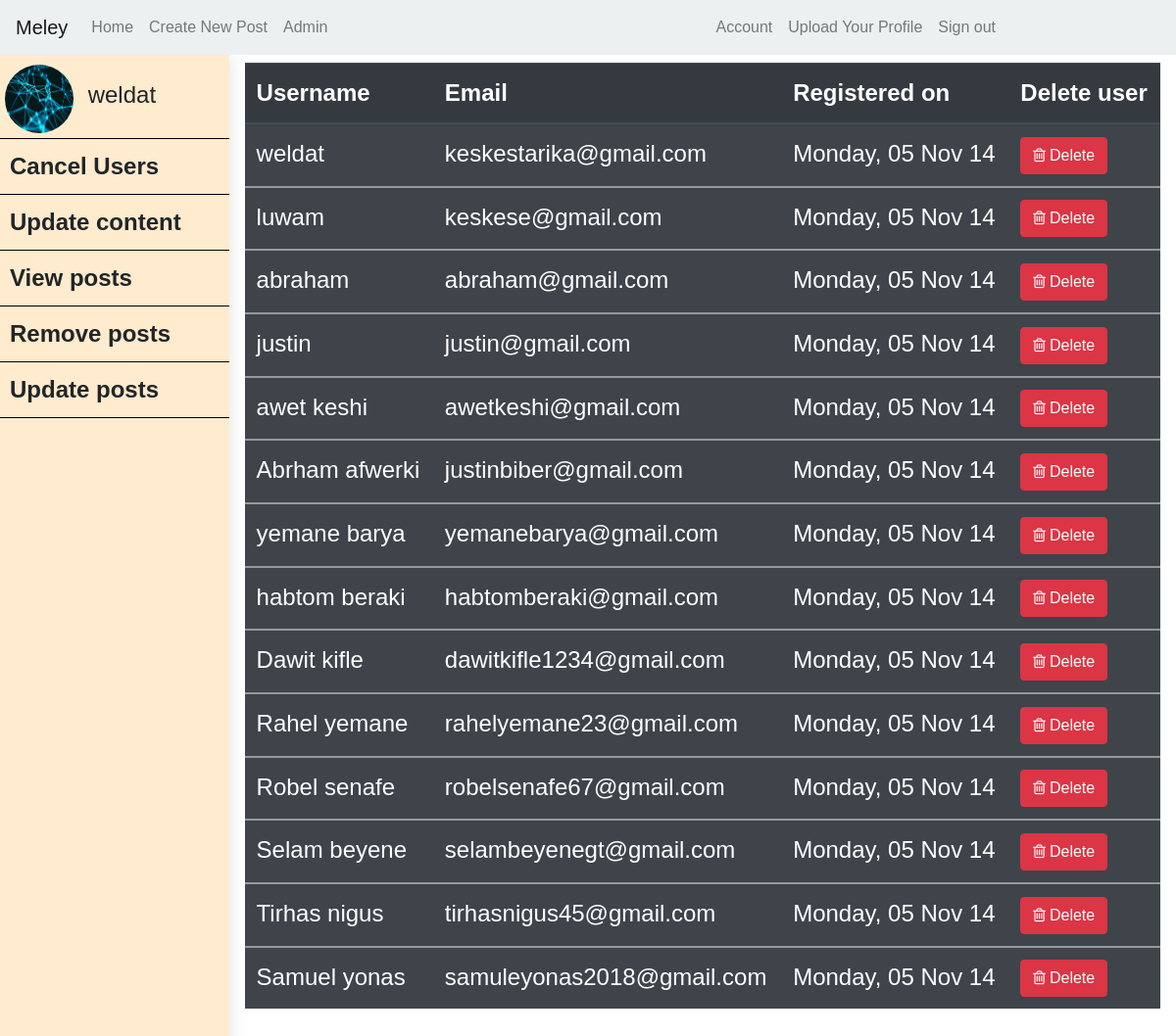
The page /admin (signed in) on the database its author committed.
### app/models.py (models this page shows, shortened)
class User(db.Model,UserMixin):
    id = db.Column(db.Integer, primary_key=True)
    username = db.Column(db.String(25), unique=True,index=True, nullable=False)
    email = db.Column(db.String(130), unique=True, index=True, nullable=False)
    password = db.Column(db.String(25), nullable=False)
    joined=db.Column(db.DateTime)
    status=db.Column(db.String(20), nullable=True)
    profile_img = db.Column(db.String(30), nullable=False, default='avatar.jpg')
    Usertype =db.Column(db.String(30) , nullable=True)
    last_time_seen=db.Column(db.DateTime)
    posts = db.relationship('Post', backref='author', cascade="all, delete-orphan",
    lazy=True)

### app/views.py (the view)
@app.route("/admin", methods=['GET', 'POST'])
@login_required
def admin():
    users=User.query.order_by(User.last_time_seen.desc()).all()
    return render_template('admin.html', title='admin_page', users=users)

### app/models.py (called while the page is built)
@login_manager.user_loader
def load_user(user_id):
    return User.query.get(int(user_id))

### app/templates/admin.html
{% extends "base.html" %}
{% block content %}
<div class="wrapper">
    <div class=" side_bar ">
        <div class="admin_image">
            <img class="side_profile rounded-circle" src="../static/img/avatar.jpg">
            <span>{{current_user.username}}</span>
        </div>
        <ul class="">
            <li href="#">Cancel Users</li>
            <li href="#">Update content</li>
            <li href="#">View posts</li>
            <li href="#">Remove posts</li>
            <li href="#">Update posts</li>
          </ul>
    </div>
    <div class=" main_bar">
        <table class="table table-striped table-responsive-md table-dark">
            <thead>
                <tr>
                  <th scope="col">Username</th>
                  <th scope="col">Email</th>
                  <th scope="col">Registered on</th>
                  <th scope="col">Delete user</th>
                </tr>
              </thead>
        {% for user in users %}
            <tbody>
              <tr>
                <td scope="row">{{user.username}}</td>
                <td>{{user.email}}</td>
                {% if user.last_time_seen %}
                <td>{{user.last_time_seen.strftime("%A, %d %b %y")}}</td>
                {%else%}
                 <td>Monday, 05 Nov 14</td>
                {%endif%}
                <td><a class="btn btn-danger"  href="{{url_for('cancel_users', user_id=user.id)}}"><i class="fa fa-trash-o mr-1" aria-hidden="true"></i>Delete</a></td>
              </tr>
            </tbody>
        {%endfor%}
    </table>
    </div>
</div>
{% endblock content %}

### app/static/style.css (style rules this page uses)
body { background-color: white; font-family: sans-serif; }
.side_profile { width: 70px; height: 70px; }
.wrapper { display: flex; min-height: calc(100vh - 56px); font-size: 1.5rem; }
.side_bar { flex: 2; background-color: blanchedalmond; box-shadow: 0px 0px 20px 1px rgba(0,0,0,0.1); }
.main_bar { flex: 8; overflow-y: scroll; padding: 0.5rem 1rem 3rem ; }
.admin_image { background-color: blanchedalmond; border-bottom: 1px solid black; }
.side_bar img { margin-top: 10px; margin-left: 5px; margin-bottom: 5px; }
.side_bar span { margin-left: 8px; }
.side_bar ul { padding-left: 0px; font-weight:600; }
.side_bar li { list-style: none; border-bottom: black 1px solid; margin-left: 0px; padding: 10px; }

### rows shown on the page
User: username "weldat", email "keskestarika@gmail.com", shows "Monday, 05 Nov 14"
User: username "luwam", email "keskese@gmail.com", shows "Monday, 05 Nov 14"
User: username "abraham", email "abraham@gmail.com", shows "Monday, 05 Nov 14"
User: username "justin", email "justin@gmail.com", shows "Monday, 05 Nov 14"
User: username "awet keshi", email "awetkeshi@gmail.com", shows "Monday, 05 Nov 14"
User: username "Abrham afwerki", email "justinbiber@gmail.com", shows "Monday, 05 Nov 14"
User: username "yemane barya", email "yemanebarya@gmail.com", shows "Monday, 05 Nov 14"
User: username "habtom beraki", email "habtomberaki@gmail.com", shows "Monday, 05 Nov 14"
User: username "Dawit kifle", email "dawitkifle1234@gmail.com", shows "Monday, 05 Nov 14"
User: username "Rahel yemane", email "rahelyemane23@gmail.com", shows "Monday, 05 Nov 14"
User: username "Robel senafe", email "robelsenafe67@gmail.com", shows "Monday, 05 Nov 14"
User: username "Selam beyene", email "selambeyenegt@gmail.com", shows "Monday, 05 Nov 14"
User: username "Tirhas nigus", email "tirhasnigus45@gmail.com", shows "Monday, 05 Nov 14"
User: username "Samuel yonas", email "samuleyonas2018@gmail.com", shows "Monday, 05 Nov 14"
